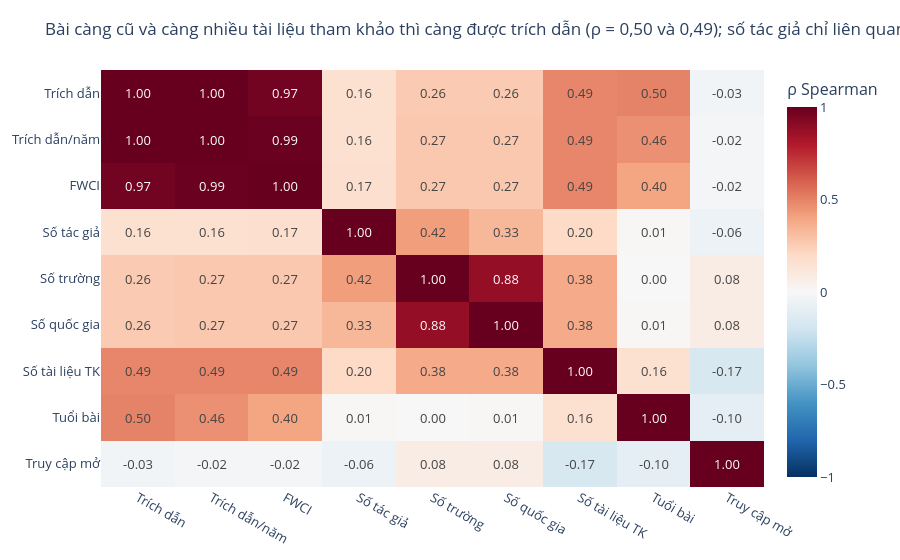

Write notebook code for a chart like this one.
### Code cell
num = df.assign(is_oa=df["is_oa"].astype(int), has_abstract=df["has_abstract"].astype(int))[
    ["cites", "citations_per_year", "fwci", "n_authors", "n_institutions", "n_countries", "ref_count", "age_years", "is_oa"]]
corr = num.corr(method="spearman").round(2)
names = {"cites": "Trích dẫn", "citations_per_year": "Trích dẫn/năm", "fwci": "FWCI", "n_authors": "Số tác giả",
         "n_institutions": "Số trường", "n_countries": "Số quốc gia", "ref_count": "Số tài liệu TK", "age_years": "Tuổi bài", "is_oa": "Truy cập mở"}
corr_vi = corr.rename(index=names, columns=names)
fig8 = px.imshow(corr_vi, text_auto=".2f", zmin=-1, zmax=1, color_continuous_scale="RdBu_r", aspect="auto")
fig8.update_traces(hovertemplate="%{y} × %{x}: ρ = %{z:.2f}<extra></extra>")
fig8.update_layout(coloraxis_colorbar=dict(title="ρ Spearman"))
save(fig8, 8, "quan-he",
     f"Bài càng cũ và càng nhiều tài liệu tham khảo thì càng được trích dẫn (ρ = {VN(corr.loc['age_years', 'cites'], 2)} và {VN(corr.loc['ref_count', 'cites'], 2)}); số tác giả chỉ liên quan yếu (ρ = {VN(corr.loc['n_authors', 'cites'], 2)})",
     "Mỗi ô là hệ số tương quan hạng Spearman giữa hai biến, từ −1 (xanh đậm: ngược chiều) đến +1 (đỏ đậm: cùng chiều). Dùng Spearman vì trích dẫn lệch mạnh và có ngoại lai. Tương quan không có nghĩa là nhân quả.",
     corr.reset_index().rename(columns={"index": "bien"}), "spearman")

### Figure 1 — Plotly figure (JSON) as saved in the notebook; plotly's stock layout.template omitted (floating-point values rounded to 4 significant figures)
{"data": [{"coloraxis": "coloraxis", "hovertemplate": "%{y} × %{x}: ρ = %{z:.2f}<extra></extra>", "name": "0", "texttemplate": "%{z:.2f}", "type": "heatmap", "x": ["Trích dẫn", "Trích dẫn/năm", "FWCI", "Số tác giả", "Số trường", "Số quốc gia", "Số tài liệu TK", "Tuổi bài", "Truy cập mở"], "xaxis": "x", "y": ["Trích dẫn", "Trích dẫn/năm", "FWCI", "Số tác giả", "Số trường", "Số quốc gia", "Số tài liệu TK", "Tuổi bài", "Truy cập mở"], "yaxis": "y", "z": [[1.0, 1.0, 0.97, 0.16, 0.26, 0.26, 0.49, 0.5, -0.03], [1.0, 1.0, 0.99, 0.16, 0.27, 0.27, 0.49, 0.46, -0.02], [0.97, 0.99, 1.0, 0.17, 0.27, 0.27, 0.49, 0.4, -0.02], [0.16, 0.16, 0.17, 1.0, 0.42, 0.33, 0.2, 0.01, -0.06], [0.26, 0.27, 0.27, 0.42, 1.0, 0.88, 0.38, -0.0, 0.08], [0.26, 0.27, 0.27, 0.33, 0.88, 1.0, 0.38, 0.01, 0.08], [0.49, 0.49, 0.49, 0.2, 0.38, 0.38, 1.0, 0.16, -0.17], [0.5, 0.46, 0.4, 0.01, -0.0, 0.01, 0.16, 1.0, -0.1], [-0.03, -0.02, -0.02, -0.06, 0.08, 0.08, -0.17, -0.1, 1.0]]}], "layout": {"coloraxis": {"autocolorscale": false, "cmax": 1, "cmin": -1, "colorbar": {"title": {"text": "ρ Spearman"}}, "colorscale": [[0.0, "rgb(5,48,97)"], [0.1, "rgb(33,102,172)"], [0.2, "rgb(67,147,195)"], [0.3, "rgb(146,197,222)"], [0.4, "rgb(209,229,240)"], [0.5, "rgb(247,247,247)"], [0.6, "rgb(253,219,199)"], [0.7, "rgb(244,165,130)"], [0.8, "rgb(214,96,77)"], [0.9, "rgb(178,24,43)"], [1.0, "rgb(103,0,31)"]]}, "font": {"size": 13}, "hoverlabel": {"font": {"size": 13}}, "margin": {"b": 50, "l": 60, "r": 30, "t": 70}, "title": {"font": {"size": 17}, "text": "Bài càng cũ và càng nhiều tài liệu tham khảo thì càng được trích dẫn (ρ = 0,50 và 0,49); số tác giả chỉ liên quan yếu (ρ = 0,16)"}, "xaxis": {"anchor": "y", "domain": [0.0, 1.0]}, "yaxis": {"anchor": "x", "autorange": "reversed", "domain": [0.0, 1.0]}}}
